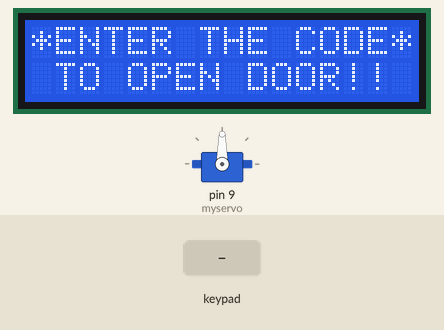
Recording of a sketch running on a simulated Arduino Uno, built with avr-gcc and run on an emulated ATmega328P. Shown: servo, 16×2 character LCD. Inputs (shaded band) come from the test bench.

Above: at 1.2 s.
1.3 s: keypad keys 0 1 2 3 pressed 0.4 s apart
At 3.0 s:
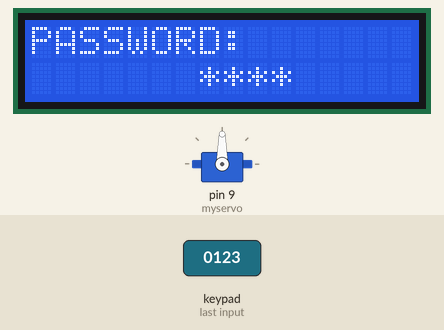
At 4.8 s:
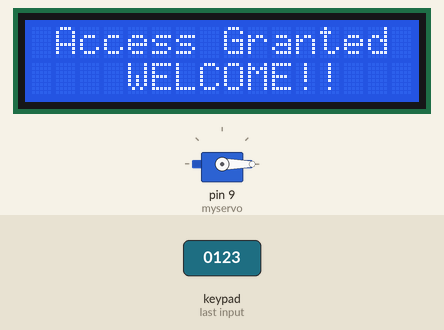
10.9 s: key '1' pressed
13.9 s: keypad keys 0 1 2 3 # pressed 0.4 s apart
At 22.5 s:
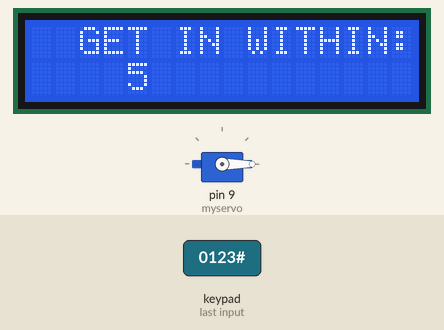
Timing chart, 0 to 24.0 s (numbered marks = the images above; inputs shaded):
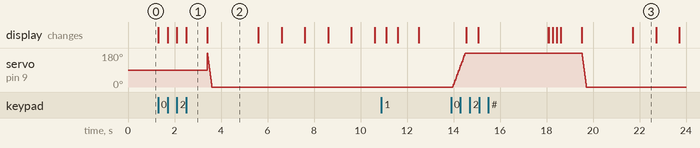

The sketch:

Password_based_door_locking_system_using_arduino.ino
```cpp
#include <LiquidCrystal.h>
#include <Servo.h>
#include <Adafruit_Keypad.h>  // Using Adafruit Keypad library

Servo myservo;
int pos = 0; // position of servo motor
LiquidCrystal lcd(A4, A5, A3, A2, A1, A0);

// Keypad configuration for Adafruit Keypad library
const byte ROWS = 4;
const byte COLS = 3;
char keys[ROWS][COLS] = {
  {'1','2','3'},
  {'4','5','6'},
  {'7','8','9'},
  {'*','0','#'}
};

byte rowPins[ROWS] = {0, 1, 2, 3};    // Connect to the row pinouts of the keypad
byte colPins[COLS] = {4, 5, 6};       // Connect to the column pinouts of the keypad

// Create the Keypad
Adafruit_Keypad customKeypad = Adafruit_Keypad(makeKeymap(keys), rowPins, colPins, ROWS, COLS);

char* password = "0123";  // Default password
int currentposition = 0;

void setup() {
  displayscreen();
  myservo.attach(9); // Servo motor connection
  lcd.begin(16, 2);
  customKeypad.begin();  // Initialize the keypad
}

void loop() {
  customKeypad.tick();  // Tick the keypad to check for presses

  while (customKeypad.available()) {
    keypadEvent e = customKeypad.read();
    if (e.bit.EVENT == KEY_JUST_PRESSED) {
      char key = (char)e.bit.KEY;

      lcd.clear();
      lcd.setCursor(0, 0);
      lcd.print("PASSWORD:");
      lcd.setCursor(7, 1);
      lcd.print(" ");
      lcd.setCursor(7, 1);

      // Display asterisks for each entered character
      for (int l = 0; l <= currentposition; l++) {
        lcd.print("*");
      }

      if (key == password[currentposition]) {
        currentposition++;
        if (currentposition == 4) {
          unlockdoor();
          currentposition = 0;
        }
      } else {
        incorrect();
        currentposition = 0;
      }
    }
  }

  if (currentposition == 0) {
    displayscreen();
  }
}

//------------------ Function 1- OPEN THE DOOR--------------//
void unlockdoor() {
  delay(900);

  lcd.clear();
  lcd.setCursor(1, 0);
  lcd.print("Access Granted");
  lcd.setCursor(4, 1);
  lcd.print("WELCOME!!");

  // Open the door
  for (pos = 180; pos >= 0; pos -= 5) {
    myservo.write(pos);
    delay(5);
  }

  delay(2000);
  counterbeep();
  delay(1000);

  // Close the door
  for (pos = 0; pos <= 180; pos += 5) {
    myservo.write(pos);
    delay(15);
  }

  currentposition = 0;
  lcd.clear();
  displayscreen();
}

//--------------------Function 2- Wrong code--------------//
void incorrect() {
  delay(500);
  lcd.clear();
  lcd.setCursor(1, 0);
  lcd.print("CODE");
  lcd.setCursor(6, 0);
  lcd.print("INCORRECT");
  lcd.setCursor(4, 1);
  lcd.print("GET AWAY!!!");

  delay(3000);
  lcd.clear();
  displayscreen();
}

//------------Function 3 - DISPLAY FUNCTION--------------------//
void displayscreen() {
  lcd.setCursor(0, 0);
  lcd.print("*ENTER THE CODE*");
  lcd.setCursor(1, 1);
  lcd.print("TO OPEN DOOR!!");
}

//--------------Function 4 - Count down------------------//
void counterbeep() {
  lcd.clear();
  lcd.setCursor(2, 0);
  lcd.print("GET IN WITHIN:");

  for (int i = 5; i > 0; i--) {
    lcd.setCursor(4, 1);
    lcd.print(i);
    lcd.print(" ");
    delay(1000);
  }

  lcd.clear();
  lcd.setCursor(2, 0);
  lcd.print("RE-LOCKING");
  for (int i = 0; i < 3; i++) {
    lcd.print(".");
    delay(500);
  }

  delay(400);
  lcd.clear();
  lcd.setCursor(4, 0);
  lcd.print("LOCKED!");
  delay(440);
}
```

Measured:
- after the input at 1.3 s, the display: first changes at once (image 1 shows a later state)
- by itself, servo on pin 9 (myservo): rises from 0° to 180° in 0.55 s, then falls to 0° in 5.2 s
- what the display in image 1 shows lasts 0.9 s, from 2.5 s to 3.4 s
- what the display in image 2 shows lasts 2.2 s, from 3.4 s to 5.6 s
- what the display in image 3 shows lasts 1.0 s, from 21.7 s to 22.7 s
